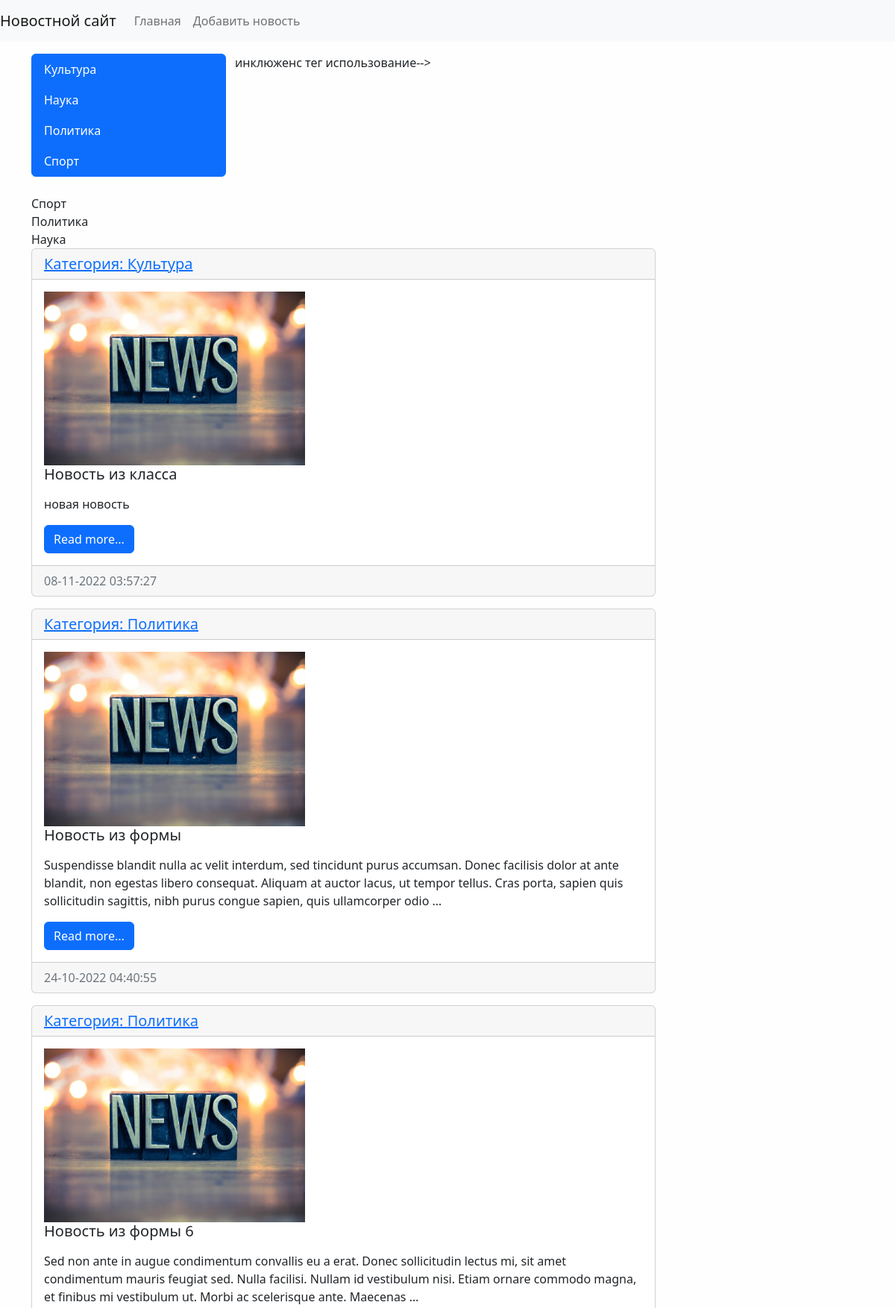
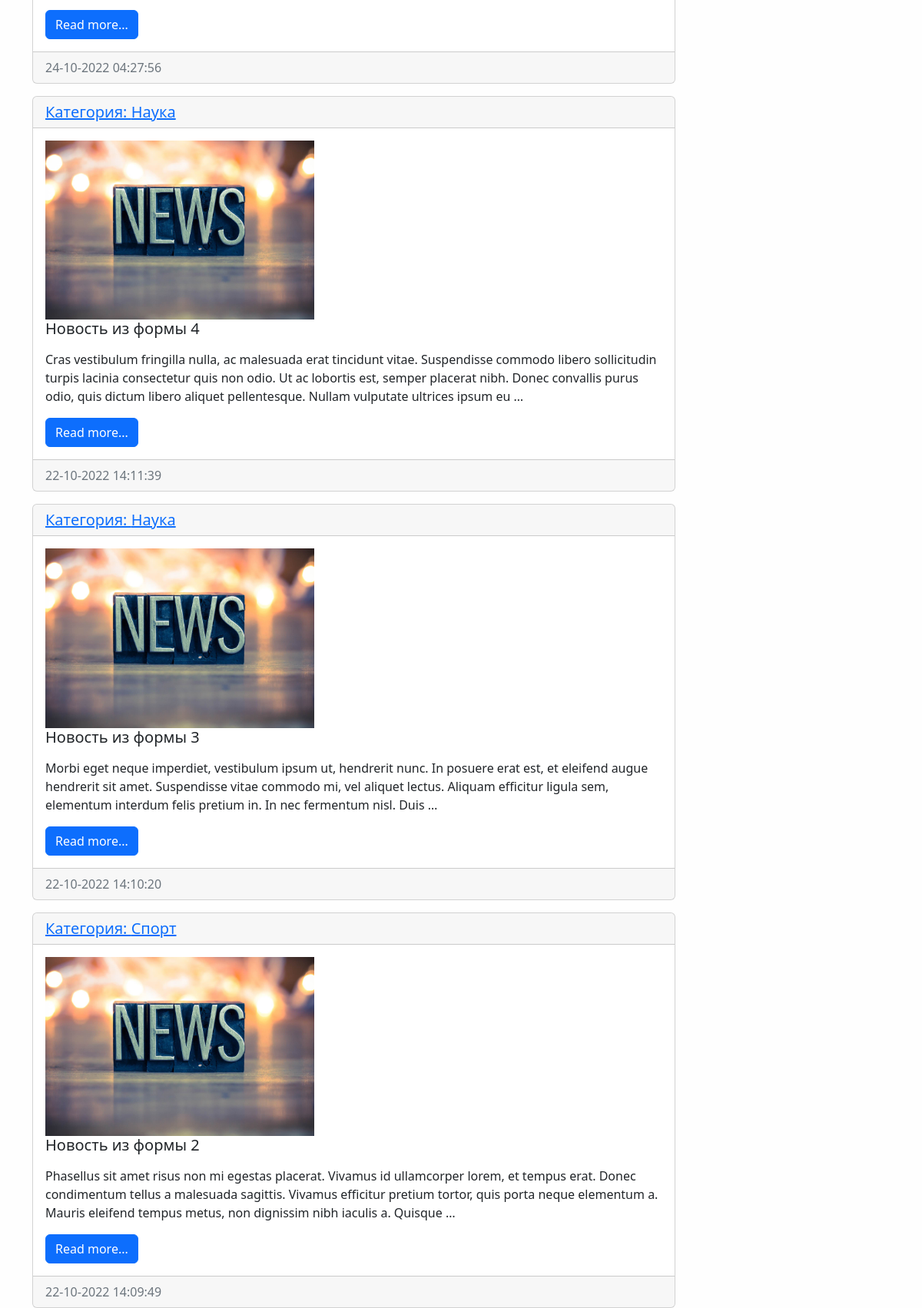
The page / (upper part) on the database its author committed (2 pictures, top to bottom).
### news/models.py (models this page shows, shortened)
class Category(models.Model):
    title = models.CharField(max_length=150, db_index=True, verbose_name='Наименование категории')
    def get_absolute_url(self):
        return reverse('category', kwargs={'category_id': self.pk})
    class Meta:
        verbose_name = 'Категория'
        verbose_name_plural = 'Категории'
        ordering = ['title'] #сортировка

class News(models.Model):
    title = models.CharField(max_length=150, verbose_name = 'Наименование')
    content = models.TextField(blank=True, verbose_name = 'Контент')
    created_at = models.DateTimeField(auto_now_add=True, verbose_name = 'Дата публикации')
    updated_at = models.DateTimeField(auto_now=True, verbose_name = 'Обновлено')
    photo = models.ImageField(upload_to='photos/%Y/%m/%d/', verbose_name = 'Фото', blank=True)
    is_published = models.BooleanField(default=True, verbose_name = 'Опубликовано')
    category = models.ForeignKey('Category', on_delete=models.PROTECT, verbose_name='Категория') #связь с таблицей категориями линковка
    views = models.IntegerField(default=0)
    def get_absolute_url(self):
        return reverse('view_news', kwargs={'pk': self.pk})
    class Meta:
        verbose_name = 'Новость'
        verbose_name_plural = 'Новости'
        ordering = ['-created_at'] #сортировка

### news/views.py (the view)
# urls.py: path('', HomeNews.as_view(), name='home'),
class HomeNews(ListView):
    model = News
    template_name = 'news/home_news_list.html' #переопределение шаблона по умолчанию
    context_object_name = 'news' #переопределение базового списка для вывода в свой класс (дефолтный объект)
    def get_context_data(self, *, object_list=None, **kwargs):
        context = super().get_context_data(**kwargs) #наследовали атрибуты от шаблона
        context['title'] = 'Главная страница' #переопределили title
        return context
    def get_queryset(self):
        return News.objects.filter(is_published=True) #фильтр по опубликовано

### news/templatetags/news_tags.py (called while the page is built)
@register.simple_tag(name='get_list_categories')
def get_categories():
    return Category.objects.all()

@register.inclusion_tag('news/list_categories.html')
def show_categories():  #можно передать агрументы этой функции
    categories = Category.objects.annotate(cnt=Count('news')).filter(cnt__gt=0)
    return {'categories': categories}

### news/templates/news/home_news_list.html (shortened to what this page needs)
{% extends 'base.html' %}
{% block sidebar %}
{% include 'inc/_sidebar.html' %}
{% endblock %}
        {% block content %}
            {% for item in news %}
            <div class="card mb-3">
                <h5 class="card-header"> <a href="{{ item.category.get_absolute_url }}">Категория: {{ item.category.title }}</a></h5>
                <div class="card-body">
                    <div class="media">
                        {% if item.photo%}
                        <img src="{{ item.photo.url }}" alt="" width="350" height="233">
                        {% else %}
                        <img src="../../../media/photos/2022/10/16/icon19.jpg" alt="" width="350">
                        {% endif %}
                        <div class="media-body">
                          <h5 class="card-title">{{ item.title }}</h5>
                          <p class="card-text">{{ item.content|safe|linebreaks|truncatewords:40 }}</p>
                          <a href="{{ item.get_absolute_url }}" class="btn btn-primary">Read more...</a>
                        </div>
                    </div>
                </div>
                <div class="card-footer text-muted">
                    {{ item.created_at|date:"d-m-Y H:i:s" }}
                </div>
            </div>
            {% endfor %}
{% endblock %}

### templates/inc/_sidebar.html
{% load news_tags %}
 <div class="list-group">
     {% get_list_categories as categories %}
     {% for item_category in categories %}
     <a href="{% url 'category' item_category.pk %}" class="list-group-item list-group-item-action active" aria-current="true">{{ item_category.title }}</a>
     {% endfor %}
 </div>
<br>

### news/templates/news/list_categories.html (shortened to what this page needs)
     {% for item_category in categories %}
     <a href="{{ item.get_absolute_url }}" class="list-group-item list-group-item-action active" aria-current="true">{{ item_category.title }}
     </a>
     {% endfor %}
 </div>

### mysite/static/css/style.css (style rules this page uses)
body { background-color: #fefefe; }

### rows shown on the page
Category: title "Культура"
Category: title "Наука"
Category: title "Политика"
Category: title "Спорт"
News: category "Культура", title "Новость из класса", content "новая новость", created_at "08-11-2022 03:57:27"
News: category "Политика", title "Новость из формы", content "Suspendisse blandit nulla ac velit interdum, sed tincidunt purus accumsan. Donec facilisis dolor at ante blandit, non egestas libero consequat. Aliquam at auctor lacus, ut tempor tellus. Cras porta, sapien quis sollicitudin sagittis, nibh purus congue sapien, quis ullamcorper odio …", created_at "24-10-2022 04:40:55"
News: category "Политика", title "Новость из формы 6", content "Sed non ante in augue condimentum convallis eu a erat. Donec sollicitudin lectus mi, sit amet condimentum mauris feugiat sed. Nulla facilisi. Nullam id vestibulum nisi. Etiam ornare commodo magna, et finibus mi vestibulum ut. Morbi ac scelerisque ante. Maecenas …", created_at "24-10-2022 04:27:56"
News: category "Наука", title "Новость из формы 4", content "Cras vestibulum fringilla nulla, ac malesuada erat tincidunt vitae. Suspendisse commodo libero sollicitudin turpis lacinia consectetur quis non odio. Ut ac lobortis est, semper placerat nibh. Donec convallis purus odio, quis dictum libero aliquet pellentesque. Nullam vulputate ultrices ipsum eu …", created_at "22-10-2022 14:11:39"
News: category "Наука", title "Новость из формы 3", content "Morbi eget neque imperdiet, vestibulum ipsum ut, hendrerit nunc. In posuere erat est, et eleifend augue hendrerit sit amet. Suspendisse vitae commodo mi, vel aliquet lectus. Aliquam efficitur ligula sem, elementum interdum felis pretium in. In nec fermentum nisl. Duis …", created_at "22-10-2022 14:10:20"
News: category "Спорт", title "Новость из формы 2", content "Phasellus sit amet risus non mi egestas placerat. Vivamus id ullamcorper lorem, et tempus erat. Donec condimentum tellus a malesuada sagittis. Vivamus efficitur pretium tortor, quis porta neque elementum a. Mauris eleifend tempus metus, non dignissim nibh iaculis a. Quisque …", created_at "22-10-2022 14:09:49"
